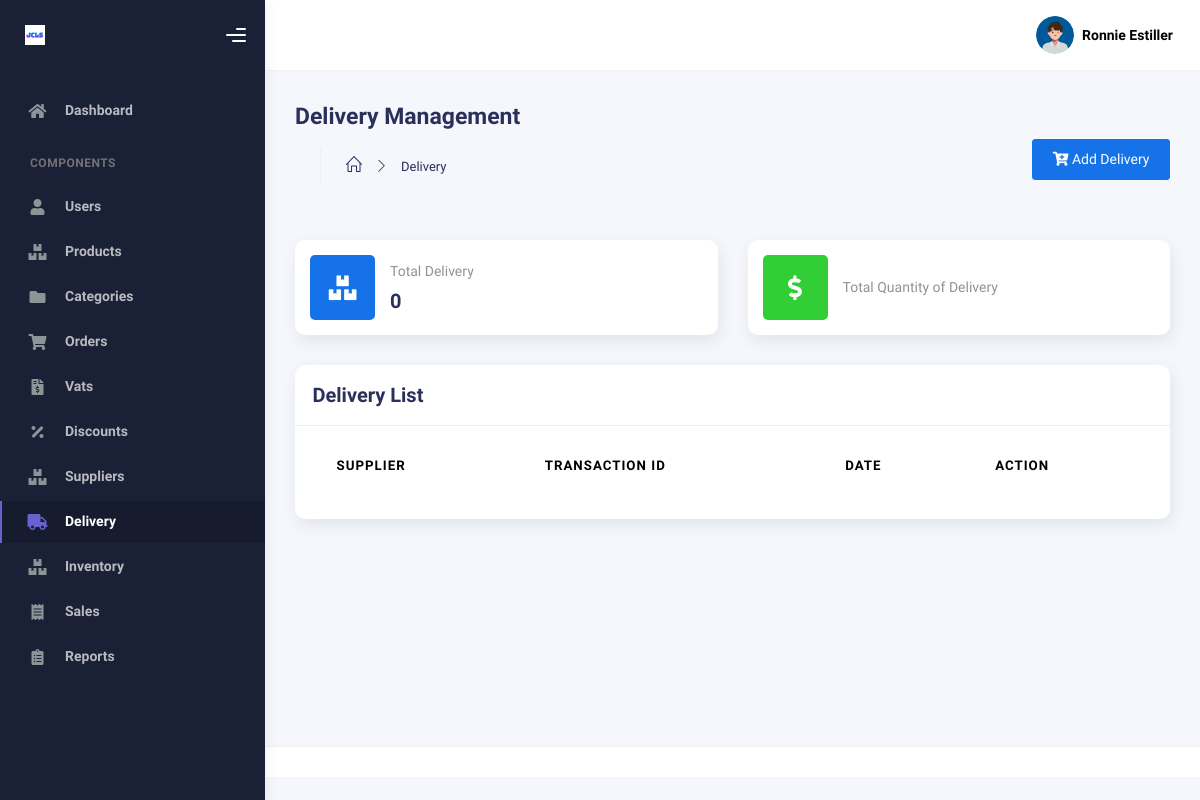
The app's page /delivery.php (signed in), older data.
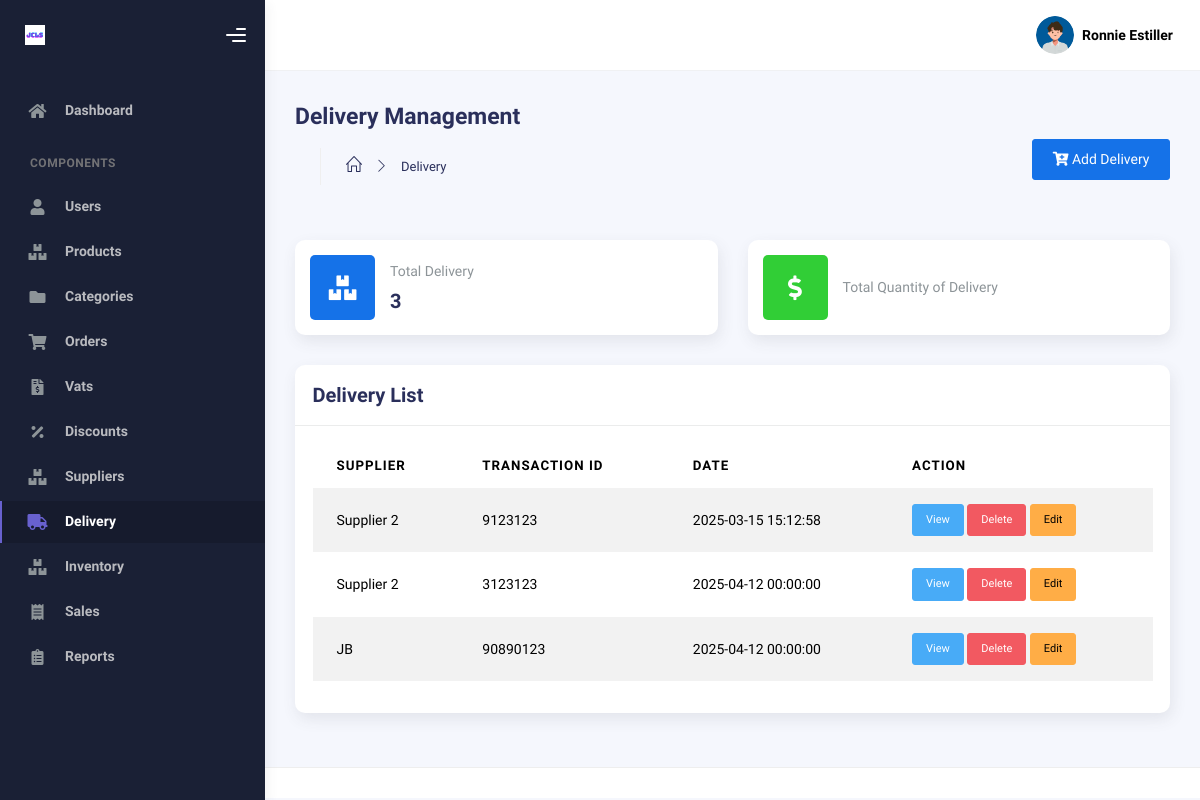
The same page, newer data.
### tables this page shows
CREATE TABLE `delivery` (
  `id` int NOT NULL AUTO_INCREMENT,
  `sup_id` int DEFAULT NULL,
  `trans_id` int DEFAULT NULL,
  `del_date` datetime DEFAULT NULL,
  `created_at` datetime DEFAULT CURRENT_TIMESTAMP,
  `updated_at` datetime DEFAULT NULL,
  PRIMARY KEY (`id`),
  KEY `sup_id_idx` (`sup_id`),
  CONSTRAINT `sup_id` FOREIGN KEY (`sup_id`) REFERENCES `supplier` (`id`) ON DELETE CASCADE ON UPDATE CASCADE
);

CREATE TABLE `supplier` (
  `id` int NOT NULL AUTO_INCREMENT,
  `sup_name` varchar(45) DEFAULT NULL,
  `phone` varchar(45) DEFAULT NULL,
  `remark` text,
  `status` varchar(45) DEFAULT NULL,
  `created_at` datetime DEFAULT CURRENT_TIMESTAMP,
  `updated_at` datetime DEFAULT NULL,
  PRIMARY KEY (`id`)
);

### delivery.php (the view, shortened to what the changed rows need)
<?php
include './php/db_conn.php';
if (isset($_SESSION['id']) && isset($_SESSION['name'])) {
?>
<!DOCTYPE html>
<html lang="en">
  <head>
      <link rel="stylesheet" href="https://cdn.datatables.net/1.13.7/css/jquery.dataTables.min.css">
    <link rel="stylesheet" href="https://cdn.datatables.net/buttons/2.4.2/css/buttons.dataTables.min.css">
    <link rel="stylesheet" href="https://cdnjs.cloudflare.com/ajax/libs/bootstrap/5.3.0/css/bootstrap.min.css">
    <link rel="stylesheet" href="https://cdn.datatables.net/1.13.7/css/jquery.dataTables.min.css">
    <link rel="stylesheet" href="https://cdn.datatables.net/buttons/2.4.2/css/buttons.dataTables.min.css">
    <link rel="stylesheet" href="https://cdnjs.cloudflare.com/ajax/libs/bootstrap/5.3.0/css/bootstrap.min.css">
    <link rel="stylesheet" href="assets/css/bootstrap.min.css" />
    <link rel="stylesheet" href="assets/css/plugins.min.css" />
    <link rel="stylesheet" href="assets/css/admin.min.css" />
    <link rel="stylesheet" href="assets/css/demo.css" />
  </head>
  <body>
    <div class="wrapper">
      <div class="main-panel">
        <div class="container">
          <div class="page-inner">
            <div class="row">
              <div class="col-sm-6 col-md-6">
                <div class="card card-stats card-round">
                  <div class="card-body">
                    <div class="row align-items-center">
                      <div class="col col-stats ms-3 ms-sm-0">
                        <div class="numbers">
                          <p class="card-category">Total Delivery</p>
                          <h4 class="card-title">
                            <?php
                              $sql = "SELECT COUNT(*) FROM delivery";
                              $result = mysqli_query($conn, $sql);
                              $row = mysqli_fetch_array($result);
                              if ($row[0] != NULL) {
                                echo $row[0];
                              }
                              else {
                                echo "No delivery available";
                              }
                           ?>
                          </h4>
                        </div>
                      </div>
                    </div>
                  </div>
                </div>
              </div>
            </div>
            <div class="row">
              <div class="col-md-12">
                <div class="card">
                  <div class="card-body">
                    <div class="table-responsive">
                      <table id="multi-filter-select" class="display table table-striped table-hover">
                      <thead>
                          <tr>
                            <th>Supplier</th>
                            <th>Transaction ID</th>
                            <th>Date</th>
                            <th>Action</th>
                          </tr>
                        </thead>
                        <tbody>
                        <?php
                            $sql = "Select * from `delivery`";
                            $result = mysqli_query($conn, $sql);
                            if ($result) {
                                while ($row = mysqli_fetch_assoc($result)) {
                                    $id = $row['id'];
                                    $sup_id = $row['sup_id'];
                                    $tran_id = $row['trans_id'];
                                    $del_date = $row['del_date'];
                                    $sql_supplier = "SELECT * FROM `supplier` WHERE id = $sup_id";
                                    $result_supplier = mysqli_query($conn, $sql_supplier);
                                    $row_supplier = mysqli_fetch_assoc($result_supplier);
                                    if ($result_supplier && mysqli_num_rows($result_supplier) > 0) {
                                        $view_name = $row_supplier['sup_name'];
                                    } else {
                                        $view_name = 'Unknown';
                                    }
                                    echo '<tr>
                                    <td>' . $view_name . '</td>
                                    <td>'. $tran_id .'</td>
                                    <td>'. $del_date .'</td>
                                    <td>
                                        <a href="./delivery/delivery_view.php?id='. $id . '" class="btn btn-info btn-sm">View</a>
                                        <a href="./delivery/delete.php?id=' . $id . '" class="btn btn-danger btn-sm">Delete</a>
                                        <a href="./delivery/delivery_edit.php?id='. $id . '" class="btn btn-warning btn-sm">Edit</a>
                                    </td>
                                </tr>';
                            ?>
                            <?php
                                }
                            }
                            ?>
                        </tbody>
                      </table>
                    </div>
                  </div>
                </div>
              </div>
            </div>
          </div>
        </div>
      </div>
    </div>
  </body>
</html>
<?php
} else {
    header("Location: index.php");
    exit();
}
?>

Row changes from the older to the newer data that the page shows:
added delivery: sup.sup_name "Supplier 2", trans "9123123", del_date "2025-03-15 15:12:58"
added delivery: sup.sup_name "Supplier 2", trans "3123123", del_date "2025-04-12 00:00:00"
added delivery: sup.sup_name "JB", trans "90890123", del_date "2025-04-12 00:00:00"
Text that changed along with them:
$row[0]: "0" → "3"
